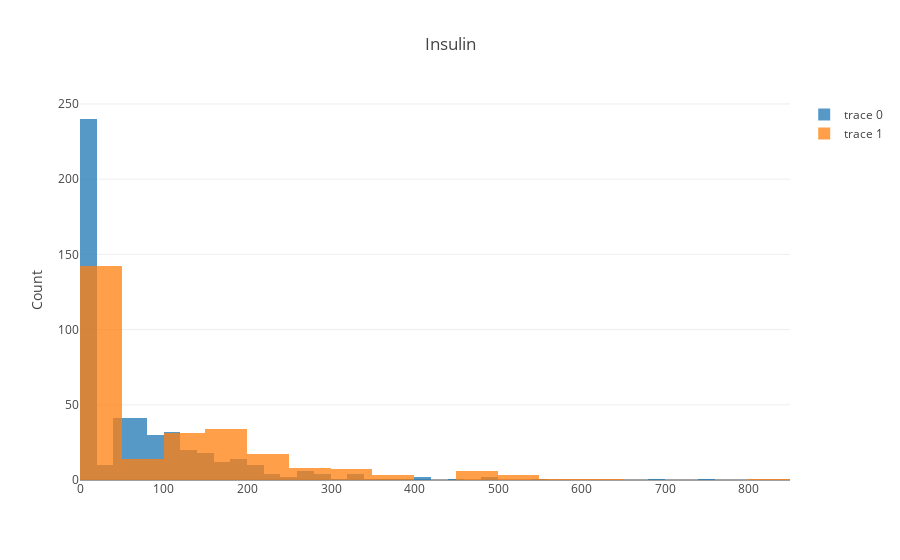

The code cell stored with this chart in its notebook:
### Code cell
plotBarCat(df,df_name[4],'Outcome')

### Figure 1 — Plotly figure (JSON) as saved in the notebook; plotly's stock layout.template omitted (floating-point values rounded to 4 significant figures; data arrays with more than 128 entries replaced by an {"elided": "..."} marker saying what was removed)
{"data": [{"opacity": 0.75, "type": "histogram", "x": {"elided": "500 int values"}}, {"opacity": 0.75, "type": "histogram", "x": {"elided": "268 int values"}}], "layout": {"barmode": "overlay", "title": "Insulin", "yaxis": {"title": "Count"}}}
